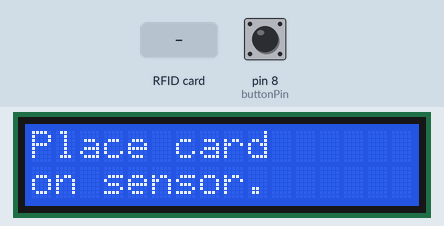
Bench run of a sketch on a simulated Arduino Uno, built with avr-gcc and run on an emulated ATmega328P. Parts: 16×2 character LCD. The inputs (shaded band) are chosen by the test bench; at power-on: pin 8 (buttonPin) HIGH. What the sketch prints to the serial monitor is not drawn.

Above: at 1.3 s.
1.4 s: RFID card 5E 7A 19 C4 held to the reader
At 1.8 s:
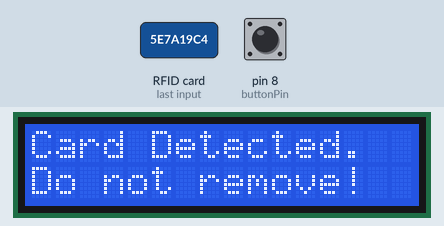
3.4 s: RFID card 5E 7A 19 C4 held to the reader
At 5.5 s:
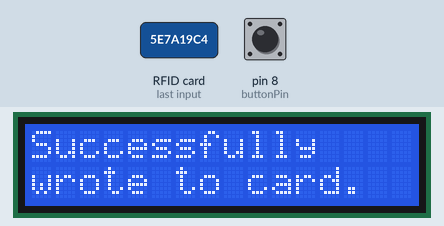
At 7.0 s:
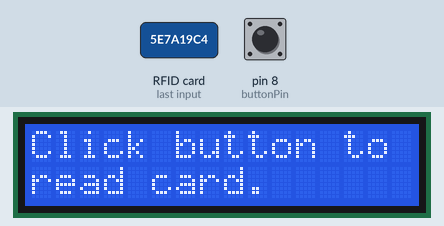
Timing chart, 0 to 8.5 s (numbered marks = the images above; inputs shaded):
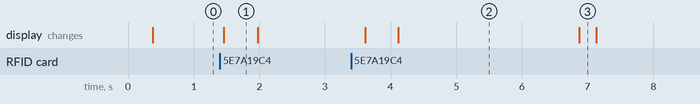

The sketch:

RFID_Cloner.ino
```cpp
#include <SPI.h>
#include <MFRC522.h>
#include <LiquidCrystal.h>

#define RST_PIN 9
#define SS_PIN 10

#define buttonPin 8

const int rs = 2, en = 3, d4 = 4, d5 = 5, d6 = 6, d7 = 7;
LiquidCrystal lcd(rs, en, d4, d5, d6, d7);

byte block;
byte dataBuffer[18];
byte len;

MFRC522 mfrc522(SS_PIN, RST_PIN);
MFRC522::MIFARE_Key key;

void setup() {
  Serial.begin(9600);
  SPI.begin();
  mfrc522.PCD_Init();
  // Factory keys are all set to 0xFF
  for (byte i = 0; i < 6; i++) key.keyByte[i] = 0xFF;
  len = sizeof(dataBuffer);
  block = 1;

  pinMode(buttonPin, INPUT);

  lcd.begin(16,2);
  lcd.clear();

  Serial.println("Ready to write data");
}

void loop()
{
  LCD_Read_Wait();
  while(digitalRead(buttonPin) == LOW) delay(10);

  LCD_RW_Ready();

  while (!CardFound())delay(250);
  LCD_Busy();

  // Reset data buffer
  for (int i = 0; i < len; i++) dataBuffer[i] = 0;

  ReadCard();
  ResetScanner();

  LCD_Display_Data(dataBuffer);
  while(digitalRead(buttonPin) == LOW) delay(10);

//  LCD_Write_Wait();
//  while(digitalRead(buttonPin) == LOW) delay(250);

  LCD_RW_Ready();

  while (!CardFound())delay(250);
  LCD_Busy();

  if (!WriteCard()) Serial.println("Failed to write, start over.");
  ResetScanner();

  LCD_Write_Done();
  //while(digitalRead(buttonPin) == LOW) delay(10); //uncomment this line to wait for buttonpress to continue
  delay(2500);
}

bool CardFound()
{
  // Look for and select card
  if ( ! mfrc522.PICC_IsNewCardPresent())return false;
  if ( ! mfrc522.PICC_ReadCardSerial()) return false;
  Serial.println("*** Found card ***");
  Serial.print("UID:");
  for (byte i = 0; i < mfrc522.uid.size; i++) Serial.print(mfrc522.uid.uidByte[i], HEX);
  Serial.println();
  return true;
}

void ReadCard()
{
  if (mfrc522.PCD_Authenticate(MFRC522::PICC_CMD_MF_AUTH_KEY_A, 1, &key, &(mfrc522.uid))
      != MFRC522::STATUS_OK)
  {
    Serial.print("Authentication failed: ");
    return;
  }

  MFRC522::StatusCode status = mfrc522.MIFARE_Read(block, dataBuffer, &len);
  if ( status != MFRC522::STATUS_OK)
  {
    Serial.print("Reading failed: ");
    Serial.println(mfrc522.GetStatusCodeName(status));
    return;
  }

  //PRINT DATA (Use Serial.Write to print as ASCII)
  for (uint8_t i = 0; i < 16; i++)
  {
    Serial.write(dataBuffer[i]);
    Serial.print(" ");
  }
  Serial.println();
}

bool WriteCard()
{
  Serial.println("Authenticating...");
  if (mfrc522.PCD_Authenticate(MFRC522::PICC_CMD_MF_AUTH_KEY_A, block, &key, &(mfrc522.uid))
      != MFRC522::STATUS_OK)
  {
    Serial.print("Failed to authenticate");
    return false;
  }
  else Serial.println("Authentication Success!");

  // Write block
  if (mfrc522.MIFARE_Write(block, dataBuffer, 16) != MFRC522::STATUS_OK)
  {
    Serial.print("Failed to write");
    return false;
  }
  else Serial.println("Write success!");
  Serial.println();
  return true;
}

void ResetScanner()
{
  mfrc522.PICC_HaltA(); // Halt PICC
  mfrc522.PCD_StopCrypto1();  // Stop encryption on PCD
}
```

LCD_RFID_Functions.ino
```cpp
/*
  LiquidCrystal Library - Hello World

 Demonstrates the use a 16x2 LCD display.  The LiquidCrystal
 library works with all LCD displays that are compatible with the
 Hitachi HD44780 driver. There are many of them out there, and you
 can usually tell them by the 16-pin interface.

 This sketch prints "Hello World!" to the LCD
 and shows the time.

  The circuit:
 * LCD RS pin to digital pin 2
 * LCD Enable pin to digital pin 3
 * LCD D4 pin to digital pin 4
 * LCD D5 pin to digital pin 5
 * LCD D6 pin to digital pin 6
 * LCD D7 pin to digital pin 7
 * LCD R/W pin to ground
 * LCD VSS pin to ground
 * LCD VCC pin to 5V

*/

// include the library code:
#include <LiquidCrystal.h>

// initialize the library by associating any needed LCD interface pin
// with the arduino pin number it is connected to
//const int rs = 2, en = 3, d4 = 4, d5 = 5, d6 = 6, d7 = 7;
//LiquidCrystal lcd(rs, en, d4, d5, d6, d7);

void LCD_Read_Wait(){
  lcd.clear();
  lcd.print("Click button to");
  lcd.setCursor(0,1);
  lcd.print("read card.");
  delay(250);
}

void LCD_RW_Ready(){
  lcd.clear();
  lcd.print("Place card");
  lcd.setCursor(0,1);
  lcd.print("on sensor.");
  delay(250);
}

void LCD_Busy(){
  lcd.clear();
  lcd.print("Card Detected.");
  lcd.setCursor(0,1);
  lcd.print("Do not remove!");
  delay(500);
}

void LCD_Write_Wait(){
  lcd.clear();
  lcd.print("Copied! Click");
  lcd.setCursor(0,1);
  lcd.print("button to write.");
  delay(250);
}

void LCD_Write_Done(){
  lcd.clear();
  lcd.print("Successfully");
  lcd.setCursor(0,1);
  lcd.print("wrote to card.");
  delay(250);
}

void LCD_Display_Data(byte buff[]){
  lcd.clear();
  for (uint8_t i = 0; i < 16; i++)
  {
    lcd.write(buff[i]);
  }
  lcd.setCursor(0,1);
  lcd.print("Click to write.");
}
```

Measured:
- after the input at 1.4 s, the display: changes after 0.06 s (image 1)
- after the input at 3.4 s, the display: first changes after 0.21 s (image 2 shows a later state)
- what the display in image 1 shows lasts 0.5 s, from 1.5 s to 2.0 s
- what the display in image 2 shows lasts 2.8 s, from 4.1 s to 6.9 s
